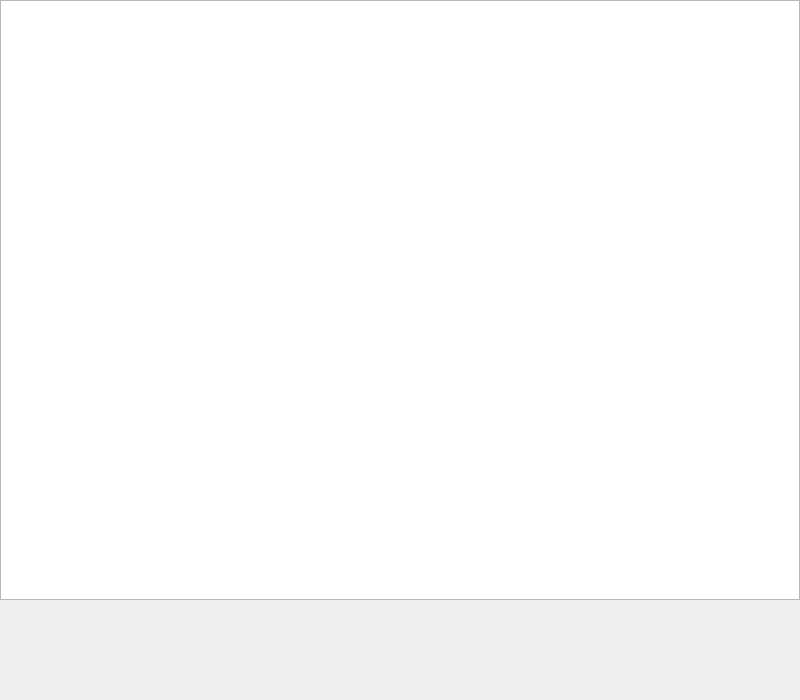
<?xml version="1.0" encoding="UTF-8"?>
<ui version="4.0">
 <class>MainWindow</class>
 <widget class="QMainWindow" name="MainWindow">
  <property name="geometry">
   <rect>
    <x>0</x>
    <y>0</y>
    <width>800</width>
    <height>700</height>
   </rect>
  </property>
  <property name="windowTitle">
   <string>Gloomhaven</string>
  </property>
  <widget class="QWidget" name="centralwidget">
   <widget class="QLabel" name="label">
    <property name="geometry">
     <rect>
      <x>360</x>
      <y>460</y>
      <width>58</width>
      <height>16</height>
     </rect>
    </property>
    <property name="text">
     <string>hello</string>
    </property>
   </widget>
   <widget class="QGraphicsView" name="graphicsView">
    <property name="geometry">
     <rect>
      <x>0</x>
      <y>0</y>
      <width>800</width>
      <height>600</height>
     </rect>
    </property>
    <property name="verticalScrollBarPolicy">
     <enum>Qt::ScrollBarAlwaysOff</enum>
    </property>
    <property name="horizontalScrollBarPolicy">
     <enum>Qt::ScrollBarAlwaysOff</enum>
    </property>
   </widget>
  </widget>
  <action name="actionOpen">
   <property name="text">
    <string>Open</string>
   </property>
  </action>
 </widget>
 <resources/>
 <connections/>
</ui>
